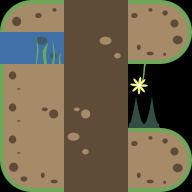

Tiled map render using the project's own tile images. Description and the map definition, with tile-layer contents summarised, below:
An orthogonal 6x6 tile map with 32x32 px tiles, 2 tile layers (ground, deco).

<map version="1.0" orientation="orthogonal" renderorder="left-down" width="6" height="6" tilewidth="32" tileheight="32" nextobjectid="12">
 <tileset firstgid="1" source="tileset.tsx" />
 <layer name="ground" width="6" height="6">
  <data>[36 cells, 33 non-empty, 15 distinct tile ids]</data>
 </layer>
 <layer name="deco" width="6" height="6">
  <data>[36 cells, 2 non-empty, 2 distinct tile ids]</data>
 </layer>
</map>
